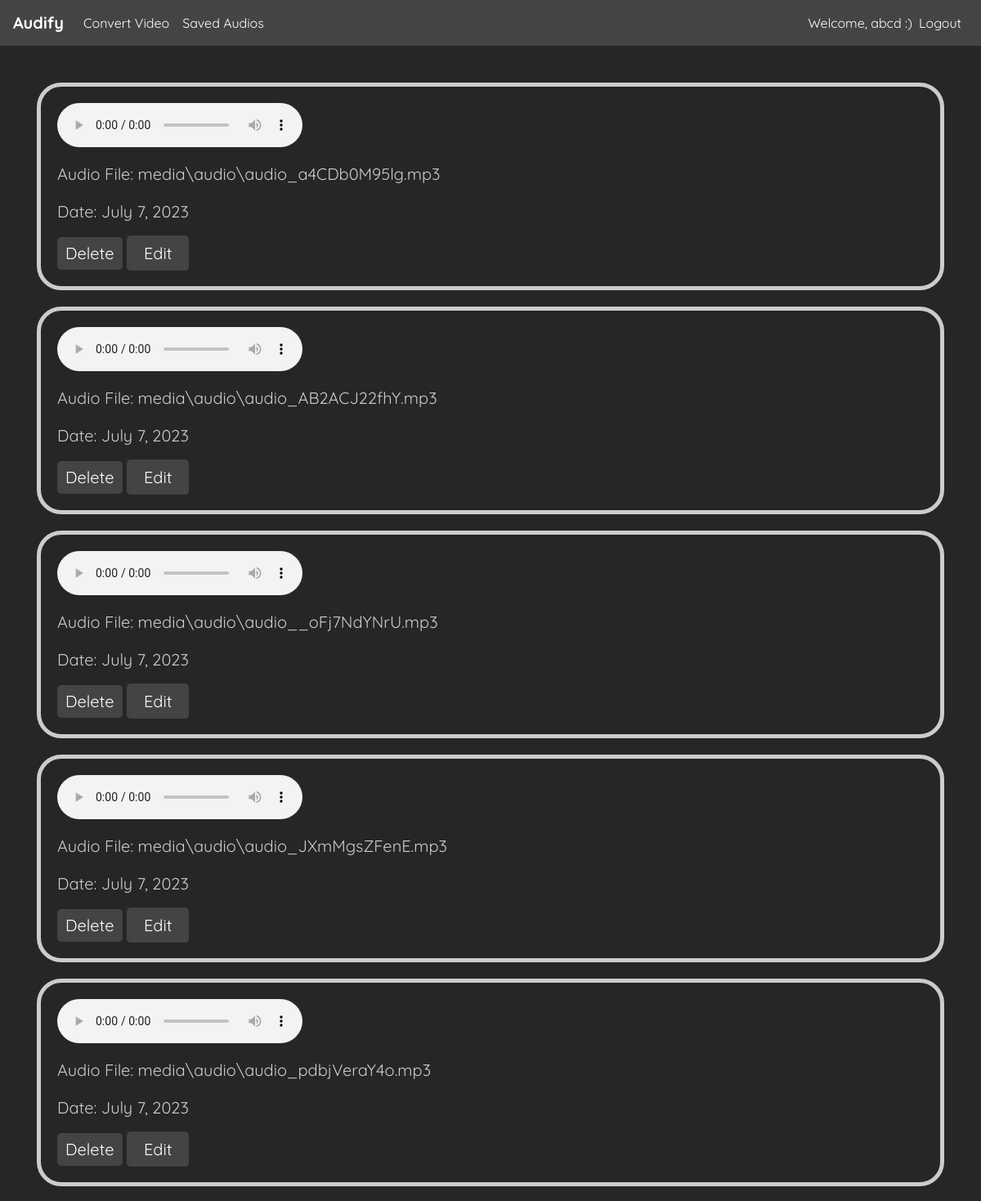
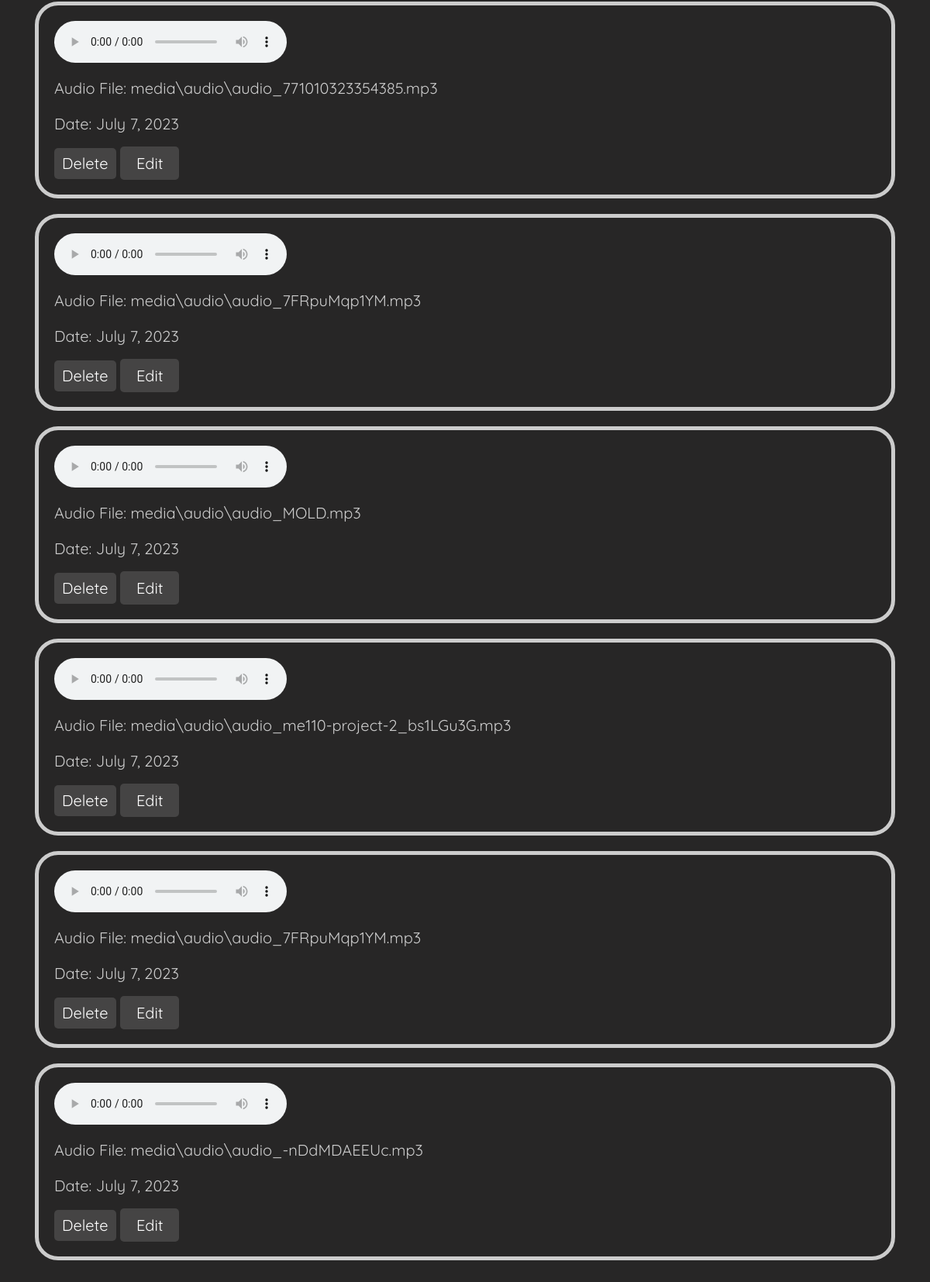
The page /saved_audios/ (signed in) on the database its author committed (2 pictures, top to bottom).
### converter/models.py (models this page shows, shortened)
class AudioFile(models.Model):
    user = models.ForeignKey(User, on_delete=models.CASCADE, default=1)
    audio_path = models.FileField(upload_to='audio/')
    created_date = models.DateTimeField(auto_now_add=True)

### converter/views.py (the view)
# urls.py: path('saved_audios/', saved_audios, name='saved_audios'),
def saved_audios(request):
    audios = AudioFile.objects.filter(user=request.user).order_by('-created_date')
    ist_timezone = pytz_timezone('Asia/Kolkata')
    created_date = timezone.localtime(timezone.now()).date()
    for audio in audios:
        audio.created_date = created_date
    context = {
        'audios': audios,
    }
    return render(request, 'converter/saved_audio.html', context)

### converter/templates/converter/saved_audio.html (shortened to what this page needs)
{% load static %}
<!DOCTYPE html>
<html>
<head>
    <link rel="stylesheet" href="https://cdn.jsdelivr.net/npm/bootstrap@4.0.0/dist/css/bootstrap.min.css">
    <link rel="stylesheet" type="text/css" href="{% static 'saved.css' %}">
</head>
<body>
    <nav class="navbar navbar-expand-lg navbar-light" style="background-color: #454444;font-family: 'Quicksand',sans-serif;
    " color:white>
        <a class="navbar-brand" href="#" style="color:white"><strong>Audify</strong></a>
        <div class="collapse navbar-collapse" id="navbarNav"  style="color:white">
            <ul class="navbar-nav mr-auto">
                <li class="nav-item active">
                    <a class="nav-link" href="{% url 'convert_video' %}"  style="color:white">Convert Video<span class="sr-only">(current)</span></a>
                </li>
                <li class="nav-item active">
                    <a class="nav-link" href="#"  style="color:white">Saved Audios<span class="sr-only">(current)</span></a>
                </li>
            </ul>
            <ul class="navbar-nav">
                {% if user.is_authenticated %}
                <li class="nav-item">
                    <span class="navbar-text"  style="color:white">Welcome, {{ user.username }} :)</span>
                </li>
                <li class="nav-item" >
                    <a class="nav-link"  style="color:white" href="{% url 'logout' %}">Logout</a>
                </li>
                {% endif %}
            </ul>
        </div>
    </nav>
    <ul id="audio-list">
        {% for audio in audios %}
            <li>
                <div class="audio-item">
                    <div class="audio-player">
                        <audio controls>
                            <source src="/{{ audio.audio_path }}" type="audio/mp3">
                        </audio>
                    </div>
                    <div class="audio-info">
                        <p>Audio File: {{ audio.audio_path.name }}</p>
                        <p>Date: {{ audio.created_date }}</p>
                    </div>
                    <div class="audio-options">
                        <button class="delete-audio" data-audio-id="{{ audio.id }}">Delete</button>
                        <a class="edit-audio" href="{% url 'audio_edit' audio_id=audio.id %}">Edit</a>
                    </div>
                </div>
            </li>
        {% endfor %}
    </ul>
</body>
</html>

### static/saved.css (style rules this page uses)
body { font-family: 'Quicksand',sans-serif; margin: 0px; padding: 0; background-color: #272626; color: #ccc; }
.audio-item { border: 5px solid #ccc; border-radius: 30px; padding: 20px; margin-bottom: 20px; margin-left: 20px; margin-right: 20px; margin-top: 20px; }
.audio-player { margin-bottom: 10px; }
.audio-options { display: inline-block; justify-content: space-between; }
.delete-audio { padding: 5px 10px; background-color: #454444; color: #fff; border: none; border-radius: 5px; cursor: pointer; }
.edit-audio { padding: 9px 21px; background-color: #454444; color: #fff; border: none; border-radius: 5px; cursor: pointer; }
ul#audio-list { list-style-type: none; font-size: 20px; padding: 25px; margin: 0; }

### rows shown on the page
AudioFile: audio_path.name "media\\audio\\audio_a4CDb0M95lg.mp3", created_date "July 7, 2023"
AudioFile: audio_path.name "media\\audio\\audio_AB2ACJ22fhY.mp3", created_date "July 7, 2023"
AudioFile: audio_path.name "media\\audio\\audio__oFj7NdYNrU.mp3", created_date "July 7, 2023"
AudioFile: audio_path.name "media\\audio\\audio_JXmMgsZFenE.mp3", created_date "July 7, 2023"
AudioFile: audio_path.name "media\\audio\\audio_pdbjVeraY4o.mp3", created_date "July 7, 2023"
AudioFile: audio_path.name "media\\audio\\audio_771010323354385.mp3", created_date "July 7, 2023"
AudioFile: audio_path.name "media\\audio\\audio_7FRpuMqp1YM.mp3", created_date "July 7, 2023"
AudioFile: audio_path.name "media\\audio\\audio_MOLD.mp3", created_date "July 7, 2023"
AudioFile: audio_path.name "media\\audio\\audio_me110-project-2_bs1LGu3G.mp3", created_date "July 7, 2023"
AudioFile: audio_path.name "media\\audio\\audio_7FRpuMqp1YM.mp3", created_date "July 7, 2023"
AudioFile: audio_path.name "media\\audio\\audio_-nDdMDAEEUc.mp3", created_date "July 7, 2023"

### other values the page prints
{{ user.username }} "abcd"
